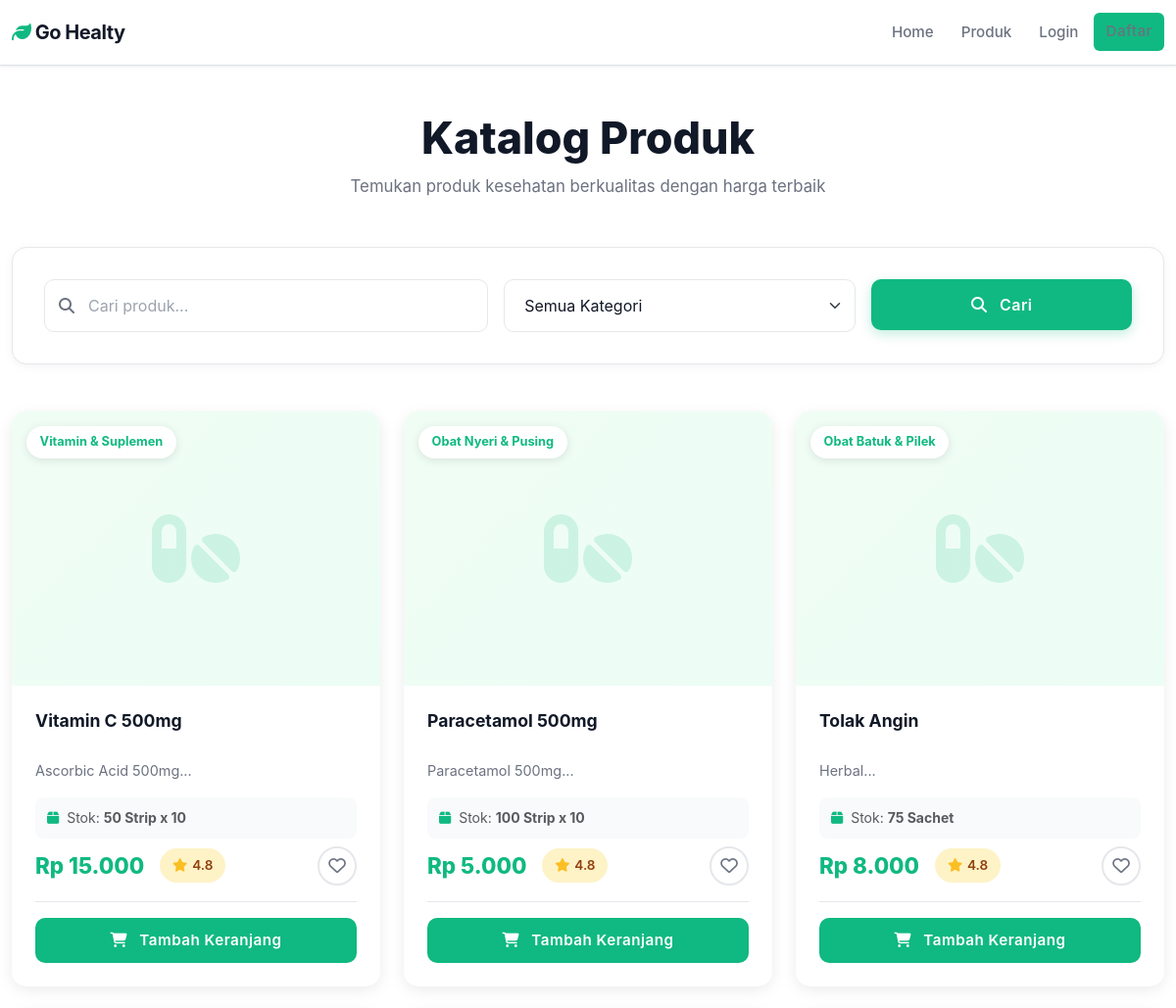
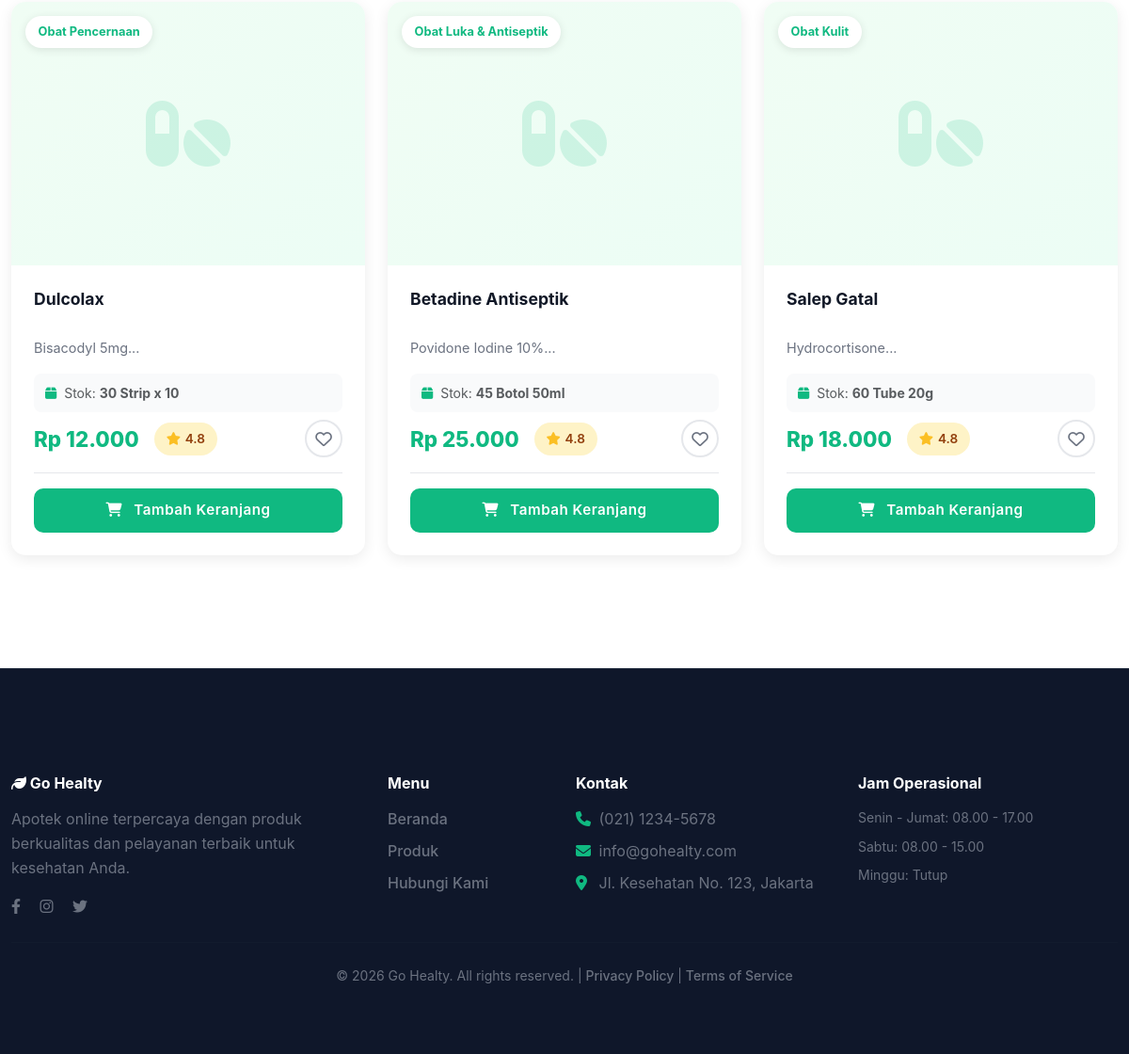
Screenshot of /pages/products.php with the database file from the repository (2 pictures, top to bottom).
### tables this page shows
CREATE TABLE `medicines` (
  `medicine_id` int(11) NOT NULL,
  `medicine_name` varchar(100) NOT NULL,
  `category_id` int(11) NOT NULL,
  `description` text DEFAULT NULL,
  `composition` varchar(255) DEFAULT NULL,
  `price` decimal(10,2) NOT NULL,
  `stock` int(11) NOT NULL DEFAULT 0,
  `unit` varchar(50) DEFAULT NULL,
  `expiry_date` date DEFAULT NULL,
  `manufacturer` varchar(100) DEFAULT NULL,
  `image` varchar(255) DEFAULT NULL,
  `status` enum('available','unavailable') DEFAULT 'available',
  `created_at` timestamp NOT NULL DEFAULT current_timestamp(),
  `updated_at` timestamp NOT NULL DEFAULT current_timestamp() ON UPDATE current_timestamp(),
  `supplier_id` int(11) DEFAULT NULL
);

CREATE TABLE `categories` (
  `category_id` int(11) NOT NULL,
  `category_name` varchar(100) NOT NULL,
  `description` text DEFAULT NULL,
  `created_at` timestamp NOT NULL DEFAULT current_timestamp(),
  `updated_at` timestamp NOT NULL DEFAULT current_timestamp() ON UPDATE current_timestamp()
);

### includes/config.php (called while the page is built, shortened)
<?php
function isLoggedIn() {
    return isset($_SESSION['user_id']);
}
function formatCurrency($amount) {
    return "Rp " . number_format($amount, 0, ',', '.');
}
?>

### pages/products.php (the view, shortened to what this page needs)
<?php
require_once dirname(__FILE__) . '/../includes/header.php';
?>
<div class="container">
    <div class="page-header mb-5 mt-4">
        <h1 class="page-title">Katalog Produk</h1>
        <p class="page-subtitle">Temukan produk kesehatan berkualitas dengan harga terbaik</p>
    </div>
    <div class="filter-section mb-5">
        <div class="filter-card">
            <form method="GET" class="row g-3">
                <div class="col-md-5">
                    <div class="search-wrapper">
                        <input type="text" class="form-control form-control-lg" name="search" placeholder="Cari produk..." value="<?php echo isset($_GET['search']) ? htmlspecialchars($_GET['search']) : ''; ?>">
                    </div>
                </div>
                <div class="col-md-4">
                    <select class="form-select form-select-lg" name="category">
                        <option value="">Semua Kategori</option>
                    </select>
                </div>
                <div class="col-md-3">
                    <button type="submit" class="btn btn-primary btn-lg w-100">
                        <i class="fas fa-search me-2"></i> Cari
                    </button>
                </div>
            </form>
        </div>
    </div>
    <div class="row g-4 mb-5">
        <?php
        $query = "SELECT m.*, c.category_name FROM medicines m
                  JOIN categories c ON m.category_id = c.category_id
                  WHERE m.status = 'available'";
        $query .= " ORDER BY m.created_at DESC";
        $result = $conn->query($query);
        if ($result->num_rows > 0) {
            while ($medicine = $result->fetch_assoc()) {
                ?>
                <div class="col-lg-4 col-md-6">
                    <div class="product-card-premium h-100">
                        <div class="product-image-wrapper">
                            <span class="category-badge"><?php echo htmlspecialchars($medicine['category_name']); ?></span>
                            <?php
                            if (!empty($medicine['image']) && file_exists(SITE_PATH . 'assets/img/medicines/' . $medicine['image'])) {
                                ?>
                                <img src="<?php echo SITE_URL; ?>assets/img/medicines/<?php echo htmlspecialchars($medicine['image']); ?>"
                                     alt="<?php echo htmlspecialchars($medicine['medicine_name']); ?>"
                                     class="product-image">
                                <?php
                            } else {
                                ?>
                                <div class="product-image-placeholder">
                                </div>
                                <?php
                            }
                            ?>
                        </div>
                        <div class="product-body">
                            <h5 class="product-title"><?php echo htmlspecialchars($medicine['medicine_name']); ?></h5>
                            <p class="product-description"><?php echo htmlspecialchars(substr($medicine['composition'], 0, 70)); ?>...</p>
                            <div class="stock-info mb-2">
                                <small class="text-muted">
                                    <i class="fas fa-box me-1" style="color: #10b981;"></i>
                                    Stok: <strong><?php echo $medicine['stock']; ?> <?php echo htmlspecialchars($medicine['unit']); ?></strong>
                                </small>
                            </div>
                            <div class="product-footer">
                                <div class="price-rating">
                                    <span class="product-price"><?php echo formatCurrency($medicine['price']); ?></span>
                                    <div class="rating">
                                        <i class="fas fa-star" style="color: #fbbf24;"></i>
                                        <span class="rating-text">4.8</span>
                                    </div>
                                </div>
                                <button class="btn-wishlist" title="Tambah ke Wishlist">
                                    <i class="far fa-heart"></i>
                                </button>
                            </div>
                            <a href="<?php echo SITE_URL; ?>pages/product-detail.php?id=<?php echo $medicine['medicine_id']; ?>" class="btn btn-add-cart w-100">
                                <i class="fas fa-shopping-cart me-2"></i> Tambah Keranjang
                            </a>
                        </div>
                    </div>
                </div>
                <?php
            }
        } else {
            echo '<div class="col-12"><div class="text-center py-5"><i class="fas fa-search" style="font-size: 48px; color: #d1d5db; margin-bottom: 15px;"></i><p class="text-muted mt-3">Produk tidak ditemukan</p></div></div>';
        }
        ?>
    </div>
</div>
<?php require_once dirname(__FILE__) . '/../includes/footer.php'; ?>

### includes/header.php (shortened to what this page needs)
<?php
require_once dirname(__FILE__) . '/config.php';
$cart_count = 0;
?>
<!DOCTYPE html>
<html lang="id">
<head>
    <link href="https://cdn.jsdelivr.net/npm/bootstrap@5.3.0/dist/css/bootstrap.min.css" rel="stylesheet">
    <link rel="stylesheet" href="https://cdnjs.cloudflare.com/ajax/libs/font-awesome/6.4.0/css/all.min.css">
    <link rel="stylesheet" href="<?php echo SITE_URL; ?>assets/css/style.css">
</head>
<body>
    <nav class="navbar navbar-expand-lg navbar-light bg-white sticky-top border-bottom">
        <div class="container">
            <a class="navbar-brand fw-bold fs-5" href="<?php echo SITE_URL; ?>">
                <i class="fas fa-leaf" style="color: #10b981;"></i> Go Healty
            </a>
            <div class="collapse navbar-collapse" id="navbarNav">
                <ul class="navbar-nav ms-auto gap-1">
                    <li class="nav-item">
                        <a class="nav-link" href="<?php echo SITE_URL; ?>">Home</a>
                    </li>
                    <li class="nav-item">
                        <a class="nav-link" href="<?php echo SITE_URL; ?>pages/products.php">Produk</a>
                    </li>
                    <?php if (isLoggedIn()): ?>
                        <li class="nav-item">
                            <a class="nav-link" href="<?php echo SITE_URL; ?>pages/cart.php">
                                <i class="fas fa-shopping-bag"></i> Keranjang
                                <?php if ($cart_count > 0): ?>
                                    <span class="badge bg-danger position-absolute top-0 start-100 translate-middle"><?php echo $cart_count; ?></span>
                                <?php endif; ?>
                            </a>
                        </li>
                        <li class="nav-item">
                            <a class="nav-link" href="<?php echo SITE_URL; ?>pages/orders.php">Pesanan</a>
                        </li>
                        <?php if (isAdmin()): ?>
                            <li class="nav-item">
                                <a class="nav-link" href="<?php echo SITE_URL; ?>admin/">Admin</a>
                            </li>
                        <?php endif; ?>
                        <li class="nav-item dropdown">
                            <a class="nav-link dropdown-toggle" href="#" id="navbarDropdown" role="button" data-bs-toggle="dropdown">
                                <i class="fas fa-user-circle"></i>
                            </a>
                            <ul class="dropdown-menu dropdown-menu-end" aria-labelledby="navbarDropdown">
                                <li><span class="dropdown-item-text"><?php echo $_SESSION['username']; ?></span></li>
                                <li><a class="dropdown-item" href="<?php echo SITE_URL; ?>pages/profile.php">Profil</a></li>
                                <li><hr class="dropdown-divider"></li>
                                <li><a class="dropdown-item" href="<?php echo SITE_URL; ?>pages/logout.php">Logout</a></li>
                            </ul>
                        </li>
                    <?php else: ?>
                        <li class="nav-item">
                            <a class="nav-link" href="<?php echo SITE_URL; ?>pages/login-gateway.php">Login</a>
                        </li>
                        <li class="nav-item">
                            <a class="nav-link btn btn-sm" style="background-color: #10b981; color: white;" href="<?php echo SITE_URL; ?>pages/register.php">Daftar</a>
                        </li>
                    <?php endif; ?>
                </ul>
            </div>
        </div>
    </nav>
    <main class="py-4">

### includes/footer.php (shortened to what this page needs)
    </main>
    <footer class="mt-5">
        <div class="container py-5">
            <div class="row">
                <div class="col-lg-4 col-md-6 mb-4 mb-lg-0">
                    <h5 class="mb-3"><i class="fas fa-leaf"></i> Go Healty</h5>
                    <p class="text-secondary">Apotek online terpercaya dengan produk berkualitas dan pelayanan terbaik untuk kesehatan Anda.</p>
                    <div class="mt-3">
                        <a href="#" class="text-secondary me-3"><i class="fab fa-facebook-f"></i></a>
                        <a href="#" class="text-secondary me-3"><i class="fab fa-instagram"></i></a>
                        <a href="#" class="text-secondary me-3"><i class="fab fa-twitter"></i></a>
                    </div>
                </div>
                <div class="col-lg-2 col-md-6 mb-4 mb-lg-0">
                    <h5 class="mb-3">Menu</h5>
                    <ul class="list-unstyled">
                        <li class="mb-2"><a href="<?php echo SITE_URL; ?>" class="text-secondary text-decoration-none">Beranda</a></li>
                        <li class="mb-2"><a href="<?php echo SITE_URL; ?>pages/products.php" class="text-secondary text-decoration-none">Produk</a></li>
                        <li class="mb-2"><a href="<?php echo SITE_URL; ?>pages/contact.php" class="text-secondary text-decoration-none">Hubungi Kami</a></li>
                    </ul>
                </div>
                <div class="col-lg-3 col-md-6 mb-4 mb-lg-0">
                    <h5 class="mb-3">Kontak</h5>
                    <ul class="list-unstyled text-secondary">
                        <li class="mb-2"><i class="fas fa-phone" style="width: 20px; color: #10b981;"></i> (021) 1234-5678</li>
                        <li class="mb-2"><i class="fas fa-envelope" style="width: 20px; color: #10b981;"></i> info@gohealty.com</li>
                        <li><i class="fas fa-map-marker-alt" style="width: 20px; color: #10b981;"></i> Jl. Kesehatan No. 123, Jakarta</li>
                    </ul>
                </div>
                <div class="col-lg-3 col-md-6">
                    <h5 class="mb-3">Jam Operasional</h5>
                    <ul class="list-unstyled text-secondary small">
                        <li class="mb-2">Senin - Jumat: 08.00 - 17.00</li>
                        <li class="mb-2">Sabtu: 08.00 - 15.00</li>
                        <li>Minggu: Tutup</li>
                    </ul>
                </div>
            </div>
            <hr class="my-4" style="border-color: #1f2937;">
            <div class="text-center">
                <p class="text-secondary small">&copy; 2026 <?php echo SITE_NAME; ?>. All rights reserved. | <a href="#" class="text-secondary text-decoration-none">Privacy Policy</a> | <a href="#" class="text-secondary text-decoration-none">Terms of Service</a></p>
            </div>
        </div>
    </footer>
</body>
</html>

### rows the page displays
medicines: category.category_name "Vitamin & Suplemen", medicine_name "Vitamin C 500mg", composition "Ascorbic Acid 500mg", stock "50", unit "Strip x 10", price "Rp 15.000"
medicines: category.category_name "Obat Nyeri & Pusing", medicine_name "Paracetamol 500mg", composition "Paracetamol 500mg", stock "100", unit "Strip x 10", price "Rp 5.000"
medicines: category.category_name "Obat Batuk & Pilek", medicine_name "Tolak Angin", composition "Herbal", stock "75", unit "Sachet", price "Rp 8.000"
medicines: category.category_name "Obat Pencernaan", medicine_name "Dulcolax", composition "Bisacodyl 5mg", stock "30", unit "Strip x 10", price "Rp 12.000"
medicines: category.category_name "Obat Luka & Antiseptik", medicine_name "Betadine Antiseptik", composition "Povidone Iodine 10%", stock "45", unit "Botol 50ml", price "Rp 25.000"
medicines: category.category_name "Obat Kulit", medicine_name "Salep Gatal", composition "Hydrocortisone", stock "60", unit "Tube 20g", price "Rp 18.000"

### other values shown
SITE_NAME "Go Healty"
